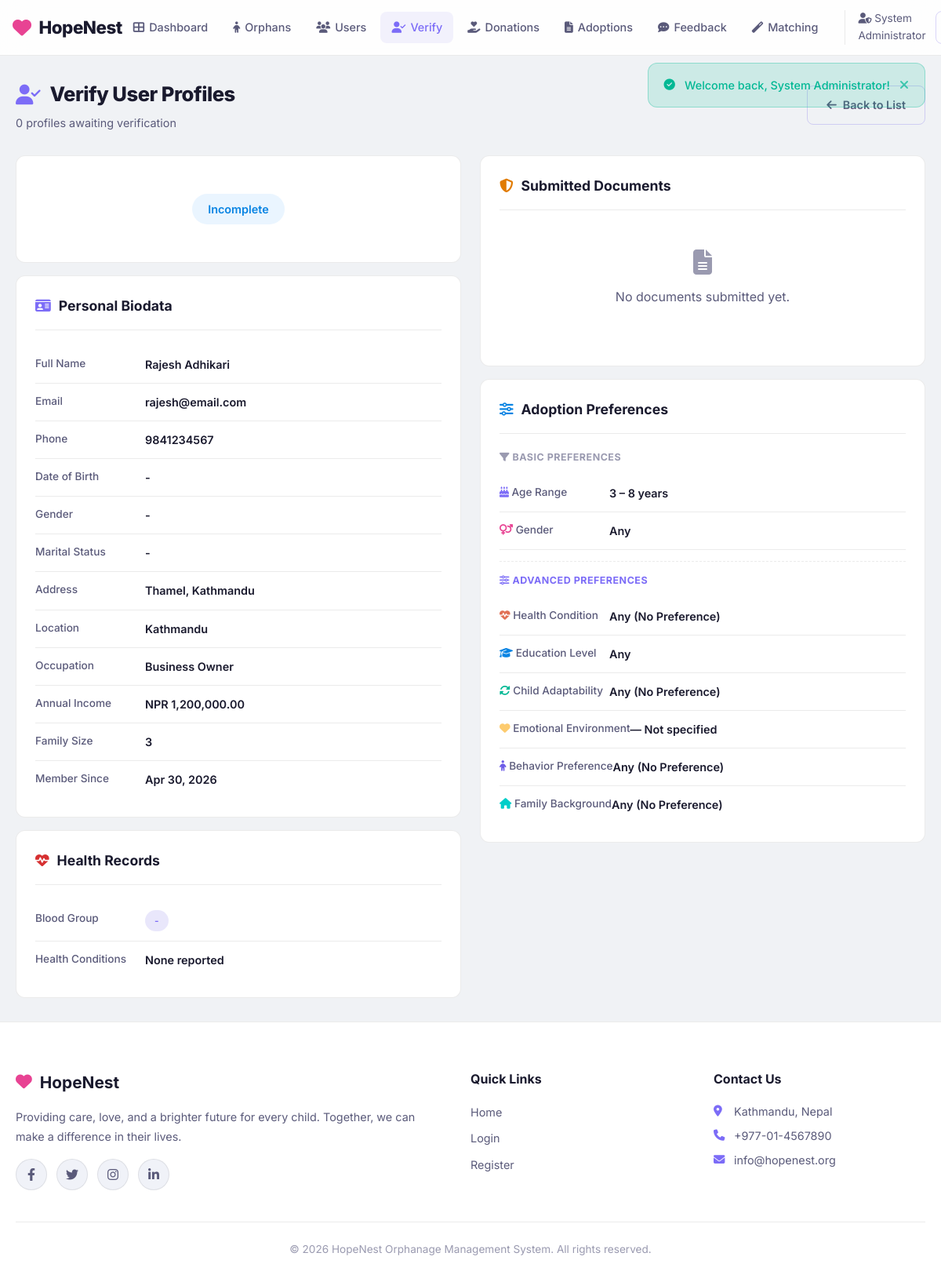
The app's page /admin/verify_users.php?user_id=1 (signed in) with its own data.
### tables this page shows
CREATE TABLE IF NOT EXISTS users (
    id INT AUTO_INCREMENT PRIMARY KEY,
    full_name VARCHAR(100) NOT NULL,
    email VARCHAR(100) NOT NULL UNIQUE,
    password VARCHAR(255) NOT NULL,
    phone VARCHAR(20),
    date_of_birth DATE DEFAULT NULL,
    gender ENUM('male','female','other') DEFAULT NULL,
    marital_status ENUM('single','married','divorced','widowed') DEFAULT NULL,
    blood_group VARCHAR(5) DEFAULT NULL,
    health_conditions TEXT DEFAULT NULL,
    address TEXT,
    location VARCHAR(100),
    age_preference_min INT DEFAULT 0,
    age_preference_max INT DEFAULT 18,
    gender_preference ENUM('male', 'female', 'any') DEFAULT 'any',
    health_preference ENUM('healthy','minor_issues','special_needs','any') DEFAULT 'any',
    education_preference VARCHAR(100) DEFAULT NULL,
    emotional_preference VARCHAR(255) DEFAULT NULL,
    adaptability_preference ENUM('high','moderate','low','any') DEFAULT 'any',
    occupation VARCHAR(100),
    annual_income DECIMAL(12,2),
    family_size INT DEFAULT 1,
    profile_status ENUM('incomplete','pending','verified','rejected') DEFAULT 'incomplete',
    profile_rejection_note TEXT DEFAULT NULL,
    profile_submitted_at TIMESTAMP NULL DEFAULT NULL,
    profile_verified_at TIMESTAMP NULL DEFAULT NULL,
    created_at TIMESTAMP DEFAULT CURRENT_TIMESTAMP,
    updated_at TIMESTAMP DEFAULT CURRENT_TIMESTAMP ON UPDATE CURRENT_TIMESTAMP
);

### includes/functions.php (called while the page is built, shortened)
<?php
function formatDate($date) {
    return date('M d, Y', strtotime($date));
}
function formatCurrency($amount) {
    return 'NPR ' . number_format($amount, 2);
}
function getVerificationBadge($status) {
    switch ($status) {
        case 'incomplete':
        default:
            return 'badge-info';
    }
}
?>

### admin/verify_users.php (the view, shortened to what this page needs)
<?php
require_once '../includes/auth.php';
$singleUser = null;
$singleUserDocs = [];
if (isset($_GET['user_id'])) {
    $viewUserId = (int)$_GET['user_id'];
    $stmt = $pdo->prepare("SELECT * FROM users WHERE id = ?");
    $stmt->execute([$viewUserId]);
    $singleUser = $stmt->fetch();
    if ($singleUser) {
        $stmt = $pdo->prepare("SELECT * FROM user_documents WHERE user_id = ? ORDER BY doc_type");
        $stmt->execute([$viewUserId]);
        $singleUserDocs = $stmt->fetchAll();
    }
}
$pendingCount = $pdo->query("SELECT COUNT(*) FROM users WHERE profile_status = 'pending'")->fetchColumn();
require_once '../includes/header.php';
?>
<div class="container">
    <div class="page-header">
        <div>
            <h1><i class="fas fa-user-check"></i> Verify User Profiles</h1>
            <p class="page-subtitle"><?php echo $pendingCount; ?> profiles awaiting verification</p>
        </div>
        <?php if ($singleUser): ?>
        <a href="verify_users.php" class="btn btn-outline"><i class="fas fa-arrow-left"></i> Back to List</a>
        <?php endif; ?>
    </div>
    <?php if ($singleUser): ?>
    <div class="detail-grid">
        <div>
            <div class="card mb-2">
                <div class="card-body" style="text-align: center; padding: 24px;">
                    <span class="badge <?php echo getVerificationBadge($singleUser['profile_status']); ?>" style="font-size: 0.9rem; padding: 8px 20px;">
                        <?php echo ucfirst($singleUser['profile_status']); ?>
                    </span>
                </div>
            </div>
            <div class="card mb-2">
                <div class="card-header">
                    <h3><i class="fas fa-id-card text-primary"></i> Personal Biodata</h3>
                </div>
                <div class="card-body">
                    <div class="detail-row">
                        <span class="detail-label">Full Name</span>
                        <span class="detail-value"><?php echo htmlspecialchars($singleUser['full_name']); ?></span>
                    </div>
                    <div class="detail-row">
                        <span class="detail-label">Email</span>
                        <span class="detail-value"><?php echo htmlspecialchars($singleUser['email']); ?></span>
                    </div>
                    <div class="detail-row">
                        <span class="detail-label">Phone</span>
                        <span class="detail-value"><?php echo htmlspecialchars($singleUser['phone'] ?? '-'); ?></span>
                    </div>
                    <div class="detail-row">
                        <span class="detail-label">Date of Birth</span>
                        <span class="detail-value"><?php echo $singleUser['date_of_birth'] ? formatDate($singleUser['date_of_birth']) : '-'; ?></span>
                    </div>
                    <div class="detail-row">
                        <span class="detail-label">Gender</span>
                        <span class="detail-value"><?php echo ucfirst($singleUser['gender'] ?? '-'); ?></span>
                    </div>
                    <div class="detail-row">
                        <span class="detail-label">Marital Status</span>
                        <span class="detail-value"><?php echo ucfirst($singleUser['marital_status'] ?? '-'); ?></span>
                    </div>
                    <div class="detail-row">
                        <span class="detail-label">Address</span>
                        <span class="detail-value"><?php echo htmlspecialchars($singleUser['address'] ?? '-'); ?></span>
                    </div>
                    <div class="detail-row">
                        <span class="detail-label">Location</span>
                        <span class="detail-value"><?php echo htmlspecialchars($singleUser['location'] ?? '-'); ?></span>
                    </div>
                    <div class="detail-row">
                        <span class="detail-label">Occupation</span>
                        <span class="detail-value"><?php echo htmlspecialchars($singleUser['occupation'] ?? '-'); ?></span>
                    </div>
                    <div class="detail-row">
                        <span class="detail-label">Annual Income</span>
                        <span class="detail-value"><?php echo $singleUser['annual_income'] ? formatCurrency($singleUser['annual_income']) : '-'; ?></span>
                    </div>
                    <div class="detail-row">
                        <span class="detail-label">Family Size</span>
                        <span class="detail-value"><?php echo $singleUser['family_size'] ?? '-'; ?></span>
                    </div>
                    <div class="detail-row">
                        <span class="detail-label">Member Since</span>
                        <span class="detail-value"><?php echo formatDate($singleUser['created_at']); ?></span>
                    </div>
                </div>
            </div>
            <div class="card">
                <div class="card-header">
                    <h3><i class="fas fa-heartbeat text-danger"></i> Health Records</h3>
                </div>
                <div class="card-body">
                    <div class="detail-row">
                        <span class="detail-label">Blood Group</span>
                        <span class="detail-value"><span class="badge badge-primary"><?php echo $singleUser['blood_group'] ?? '-'; ?></span></span>
                    </div>
                    <div class="detail-row">
                        <span class="detail-label">Health Conditions</span>
                        <span class="detail-value"><?php echo htmlspecialchars($singleUser['health_conditions'] ?: 'None reported'); ?></span>
                    </div>
                </div>
            </div>
        </div>
        <div>
            <div class="card mb-2">
                <div class="card-header">
                    <h3><i class="fas fa-shield-alt text-warning"></i> Submitted Documents</h3>
                </div>
                <div class="card-body">
                    <?php if (!empty($singleUserDocs)): ?>
                    <div class="doc-review-grid">
                        <?php foreach ($singleUserDocs as $doc): ?>
                        <div class="doc-review-item">
                            <div class="doc-review-icon" style="background: rgba(108,92,231,0.15); color: var(--primary-light);">
                                <i class="fas <?php echo getDocTypeIcon($doc['doc_type']); ?>"></i>
                            </div>
                            <div class="doc-review-info">
                                <span class="doc-review-label"><?php echo getDocTypeLabel($doc['doc_type']); ?></span>
                                <span class="doc-review-status"><i class="fas fa-check-circle text-success"></i> Uploaded <?php echo formatDate($doc['uploaded_at']); ?></span>
                            </div>
                            <a href="/orphanage-management-system/uploads/profile_docs/<?php echo $doc['file_name']; ?>" target="_blank" class="btn btn-outline btn-sm">
                                <i class="fas fa-eye"></i> View
                            </a>
                        </div>
                        <?php endforeach; ?>
                    </div>
                    <?php else: ?>
                    <div class="empty-state" style="padding: 30px;">
                        <i class="fas fa-file-alt" style="font-size: 2rem;"></i>
                        <p>No documents submitted yet.</p>
                    </div>
                    <?php endif; ?>
                </div>
            </div>
            <div class="card mb-2">
                <div class="card-header">
                    <h3><i class="fas fa-sliders-h text-info"></i> Adoption Preferences</h3>
                </div>
                <div class="card-body">
                    <h4 style="font-size: 0.78rem; color: var(--text-muted); margin-bottom: 12px; text-transform: uppercase; letter-spacing: 0.5px;">
                        <i class="fas fa-filter"></i> Basic Preferences
                    </h4>
                    <div class="detail-row">
                        <span class="detail-label"><i class="fas fa-birthday-cake" style="color: var(--primary-light);"></i> Age Range</span>
                        <span class="detail-value"><?php echo $singleUser['age_preference_min']; ?> – <?php echo $singleUser['age_preference_max']; ?> years</span>
                    </div>
                    <div class="detail-row">
                        <span class="detail-label"><i class="fas fa-venus-mars" style="color: var(--accent);"></i> Gender</span>
                        <span class="detail-value"><?php echo ucfirst($singleUser['gender_preference']); ?></span>
                    </div>
                    <div style="margin-top: 14px; padding-top: 14px; border-top: 1px dashed var(--border-light);">
                        <h4 style="font-size: 0.78rem; color: var(--primary-light); margin-bottom: 12px; text-transform: uppercase; letter-spacing: 0.5px;">
                            <i class="fas fa-sliders-h"></i> Advanced Preferences
                        </h4>
                        <div class="detail-row">
                            <span class="detail-label"><i class="fas fa-heartbeat" style="color: #e17055;"></i> Health Condition</span>
                            <span class="detail-value">
                                <?php
                                $hp = $singleUser['health_preference'] ?? 'any';
                                $hpLabels = ['any' => 'Any (No Preference)', 'healthy' => 'Healthy Only', 'minor_issues' => 'Healthy or Minor Issues', 'special_needs' => 'Special Needs (Willing)'];
                                echo $hpLabels[$hp] ?? ucfirst($hp);
                                ?>
                            </span>
                        </div>
                        <div class="detail-row">
                            <span class="detail-label"><i class="fas fa-graduation-cap" style="color: #0984e3;"></i> Education Level</span>
                            <span class="detail-value"><?php echo htmlspecialchars($singleUser['education_preference'] ?: 'Any'); ?></span>
                        </div>
                        <div class="detail-row">
                            <span class="detail-label"><i class="fas fa-sync-alt" style="color: #00b894;"></i> Child Adaptability</span>
                            <span class="detail-value">
                                <?php
                                $ap = $singleUser['adaptability_preference'] ?? 'any';
                                $apLabels = ['any' => 'Any (No Preference)', 'high' => 'High Adaptability', 'moderate' => 'Moderate Adaptability', 'low' => 'Low (Needs Extra Care)'];
                                echo $apLabels[$ap] ?? ucfirst($ap);
                                ?>
                            </span>
                        </div>
                        <div class="detail-row">
                            <span class="detail-label"><i class="fas fa-heart" style="color: #fdcb6e;"></i> Emotional Environment</span>
                            <span class="detail-value"><?php echo htmlspecialchars($singleUser['emotional_preference'] ?: '— Not specified'); ?></span>
                        </div>
                        <div class="detail-row">
                            <span class="detail-label"><i class="fas fa-child" style="color: #6c5ce7;"></i> Behavior Preference</span>
                            <span class="detail-value">
                                <?php
                                $bp = $singleUser['behavior_preference'] ?? '';
                                $bpLabels = ['' => 'Any (No Preference)', 'calm' => 'Calm & Quiet', 'active' => 'Active & Energetic', 'social' => 'Social & Outgoing', 'independent' => 'Independent & Self-reliant', 'creative' => 'Creative & Artistic'];
                                echo $bpLabels[$bp] ?? ucfirst($bp);
                                ?>
                            </span>
                        </div>
                        <div class="detail-row">
                            <span class="detail-label"><i class="fas fa-home" style="color: #00cec9;"></i> Family Background</span>
                            <span class="detail-value">
                                <?php
                                $fb = $singleUser['family_background_preference'] ?? '';
                                $fbLabels = ['' => 'Any (No Preference)', 'orphaned' => 'Fully Orphaned', 'single_parent' => 'Single Parent Background', 'abandoned' => 'Abandoned / Surrendered', 'displaced' => 'Displaced / Refugee'];
                                echo $fbLabels[$fb] ?? ucfirst($fb);
                                ?>
                            </span>
                        </div>
                    </div>
                </div>
            </div>
        </div>
    </div>
    <?php endif; ?>
</div>
<?php require_once '../includes/footer.php'; ?>

### records on screen
users: profile_status "Incomplete", full_name "Rajesh Adhikari", email "rajesh@email.com", phone "9841234567", gender "-", marital_status "-", address "Thamel, Kathmandu", location "Kathmandu", occupation "Business Owner", annual_income "NPR 1,200,000.00", family_size "3", created_at "Apr 30, 2026", blood_group "-", health_conditions "None reported", age_preference_min "3", age_preference_max "8", gender_preference "Any", health_preference "Any (No Preference)", education_preference "Any", adaptability_preference "Any (No Preference)", emotional_preference "— Not specified"

### other values on screen
$_SESSION['admin_name'] "System Administrator"
$flash['message'] "Welcome back, System Administrator!"
$pendingCount "0"
$bpLabels[$bp] "Any (No Preference)"
$fbLabels[$fb] "Any (No Preference)"
